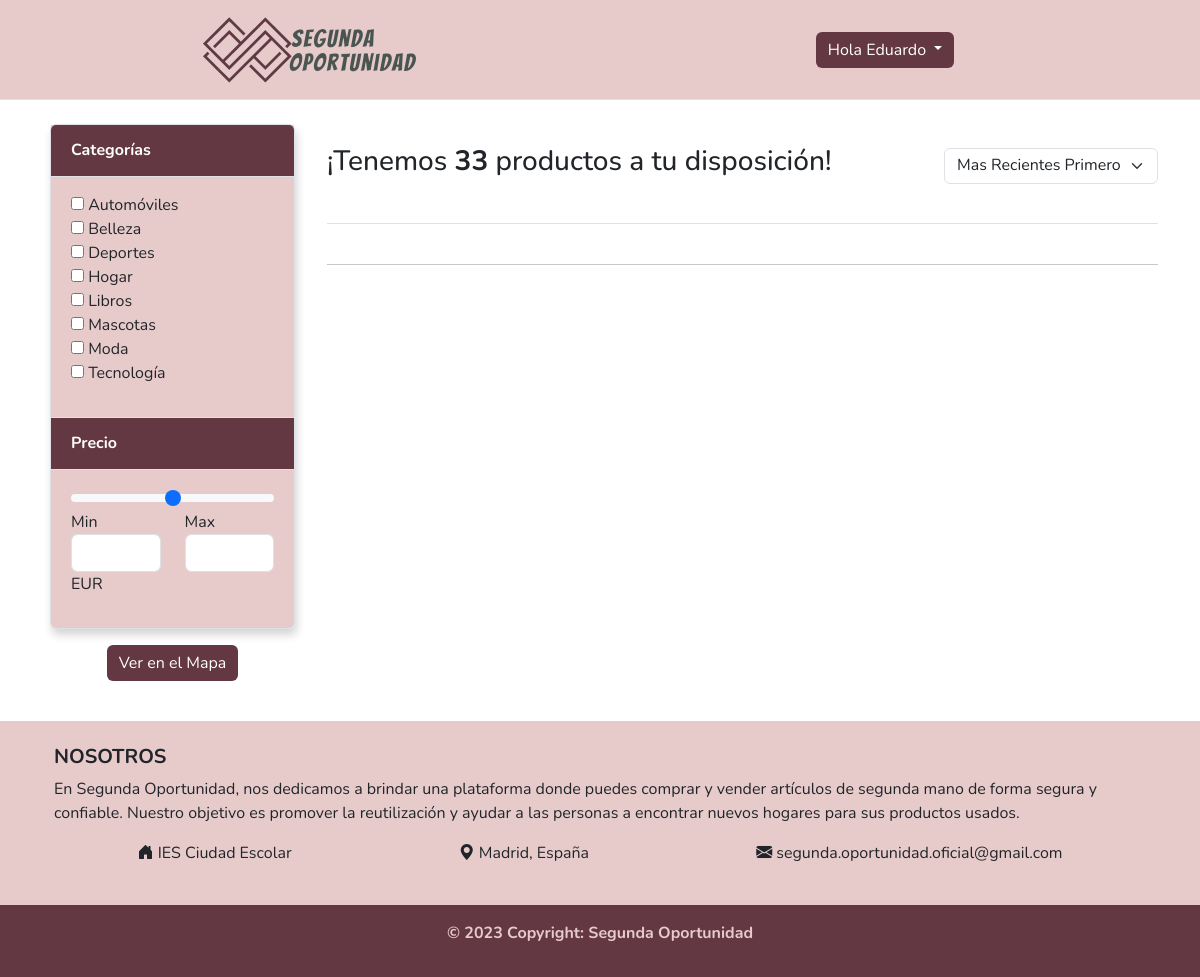
Page /Controlador/controlador_productos.php (signed in) on the committed database.
### tables this page shows
CREATE TABLE `categorias` (
  `id_categoria` tinyint(3) UNSIGNED NOT NULL,
  `nom_categoria` varchar(30) NOT NULL,
  `desc_categoria` text NOT NULL
);

### web/Modelo/conexion.php (called while the page is built)
<?php
class Conexion {
    private $server = "localhost";
    private $db = "segunda_oportunidad";
    private $user = "root";
    private $pssw = "";
    function get_conexion(){
        try {
            $conn = new PDO('mysql:host='.$this->server.'; dbname='.$this->db,$this->user,$this->pssw);
            $conn->setAttribute(PDO::ATTR_ERRMODE, PDO::ERRMODE_EXCEPTION);
            return $conn;
        } catch(PDOException $e) {
            echo "Excepcion: ".$e;
            return $e->getMessage();
        }
    }
}
?>

### web/Modelo/categoriaDAO.php (called while the page is built)
<?php
require_once("conexion.php");
class categoriaDAO extends Conexion {
    private $con;
    function __construct() {
        $this->con = parent::get_conexion();
    }
    function obtiene_todas_categorias(){
        try {
            $sql = "SELECT id_categoria, nom_categoria FROM categorias";
            $stmt = $this->con->prepare($sql);
            if($stmt->execute()){
                $registros = $stmt->fetchAll(PDO::FETCH_ASSOC);
            }
            return $registros;
        } catch (PDOException $e) {
            return false;
        }
    }
}
?>

### web/Vista/index.php (the view, shortened to what this page needs)
<?php require_once("../Vista/cabecera.php") ?>
<!DOCTYPE html>
<html lang="es">
<head>
 <link rel="stylesheet" href="../Vista/css/index.css">
</head>
<body>
  <section>
    <div class="container">
      <div class="row">
        <div class="col-lg-3">
          <div class="card d-lg-block mb-3">
            <div class="accordion" id="acordion">
              <div class="accordion-item">
                <h2 class="accordion-header" id="headingOne">
                  <button class="accordion-button" >
                    <b>Categorías</b>
                  </button>
                </h2>
                <div id="collapseOne" class="show" aria-labelledby="headingOne" data-bs-parent="#accordion">
                  <div class="accordion-body">
                    <ul class="list-unstyled">
                    <?php
                      $html = "";
                      foreach($categorias AS $categoria){
                        $html .= "<input type='checkbox' class='checkbox_categoria' value='".$categoria['id_categoria']."' /> ";
                        $html .= $categoria['nom_categoria']."<br/>";
                      }
                      $html .= "";
                      echo $html;
                      ?>
                    </ul>
                  </div>
                </div>
              </div>
              <div class="accordion-item">
                <h2 class="accordion-header" id="headingThree">
                  <button class="accordion-button fw-bold">
                    Precio
                  </button>
                </h2>
                <div id="collapseTwo" class="show" aria-labelledby="headingTwo" data-bs-parent="#accordion">
                  <div class="accordion-body">
                    <div class="range">
                      <input type="range" class="form-range" max="300" min="0" id="range_precio" />
                    </div>
                    <div class="row mb-3">
                      <div class="col-6">
                        <p class="mb-0">
                          Min
                        </p>
                        <div class="form-outline">
                          <input type="number" id="precio_min" class="form-control" />
                          <span class="label label-info">EUR</span>
                        </div>
                      </div>
                      <div class="col-6">
                        <p class="mb-0">
                          Max
                        </p>
                        <div class="form-outline">
                          <input type="number" id="precio_max" min="0" max="999999" class="form-control" />
                        </div>
                      </div>
                    </div>
                  </div>
                </div>
              </div>
            </div>
          </div>
          <div class="d-flex justify-content-center align-items-center">
             <form action="../Controlador/controlador_productos.php" method="post">
                <button class="btn" type="submit">Ver en el Mapa</button>
              </form>
          </div>
        </div>
        <div class="col-lg-9">
          <header class="d-sm-flex align-items-center border-bottom mb-4 pb-3">
          <h3>¡Tenemos <b><?php print_r($productos_totales) ?></b> productos a tu disposición!</h3>
            <div class="ms-auto">
              <select class="form-select d-inline-block w-auto border pt-1" id="ordenar_por">
                <option selected="selected" value="fecha_desc">Mas Recientes Primero</option>
              </select>
            </div>
          </header>
          <hr />
          <nav aria-label="Page navigation example" class="d-flex justify-content-center mt-3">
          </nav>
        </div>
      </div>
    </div>
  </section>
</body>
</html>

### web/Vista/css/cabecera.css (style rules this page uses)
header { min-height: 100px; max-height: 100px; margin: 0; }
button { background-color: #643843 !important; color: white !important; border: none !important; }
* { font-family: 'Nunito'; }

### web/Vista/css/index.css (style rules this page uses)
.accordion-button::after { background-image: initial; }
.accordion-button:not(.collapsed)::after { background-image: initial; }
.card { margin: 0 .5em; box-shadow: 2px 6px 8px 0 rgba(22, 22, 26, 0.18); border: none; }
.accordion-item { background-color: #e7cbcb; }
.accordion-header { background-color: #e7cbcb; }

### rows in the picture
categorias: nom_categoria "Automóviles"
categorias: nom_categoria "Belleza"
categorias: nom_categoria "Deportes"
categorias: nom_categoria "Hogar"
categorias: nom_categoria "Libros"
categorias: nom_categoria "Mascotas"
categorias: nom_categoria "Moda"
categorias: nom_categoria "Tecnología"

### other values in the picture
$_SESSION["perfil"]["nom_usuario"] "Eduardo"
